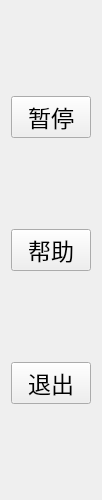
   <widget class="QWidget" name="widget_2" native="true">
    <property name="geometry">
     <rect>
      <x>890</x>
      <y>110</y>
      <width>90</width>
      <height>500</height>
     </rect>
    </property>
    <layout class="QVBoxLayout" name="verticalLayout_2">
     <item>
      <spacer name="verticalSpacer_4">
       <property name="orientation">
        <enum>Qt::Vertical</enum>
       </property>
       <property name="sizeHint" stdset="0">
        <size>
         <width>20</width>
         <height>40</height>
        </size>
       </property>
      </spacer>
     </item>
     <item>
      <widget class="QPushButton" name="pauseButton">
       <property name="minimumSize">
        <size>
         <width>80</width>
         <height>40</height>
        </size>
       </property>
       <property name="font">
        <font>
         <family>华文中宋</family>
         <pointsize>17</pointsize>
         <bold>false</bold>
        </font>
       </property>
       <property name="text">
        <string>暂停</string>
       </property>
      </widget>
     </item>
     <item>
      <spacer name="verticalSpacer_2">
       <property name="orientation">
        <enum>Qt::Vertical</enum>
       </property>
       <property name="sizeHint" stdset="0">
        <size>
         <width>20</width>
         <height>40</height>
        </size>
       </property>
      </spacer>
     </item>
     <item>
      <widget class="QPushButton" name="helpButton">
       <property name="minimumSize">
        <size>
         <width>80</width>
         <height>40</height>
        </size>
       </property>
       <property name="font">
        <font>
         <family>华文中宋</family>
         <pointsize>17</pointsize>
        </font>
       </property>
       <property name="text">
        <string>帮助</string>
       </property>
      </widget>
     </item>
     <item>
      <spacer name="verticalSpacer_3">
       <property name="orientation">
        <enum>Qt::Vertical</enum>
       </property>
       <property name="sizeHint" stdset="0">
        <size>
         <width>20</width>
         <height>40</height>
        </size>
       </property>
      </spacer>
     </item>
     <item>
      <widget class="QPushButton" name="quitButton">
       <property name="minimumSize">
        <size>
         <width>80</width>
         <height>40</height>
        </size>
       </property>
       <property name="font">
        <font>
         <family>华文中宋</family>
         <pointsize>17</pointsize>
        </font>
       </property>
       <property name="text">
        <string>退出</string>
       </property>
      </widget>
     </item>
     <item>
      <spacer name="verticalSpacer_5">
       <property name="orientation">
        <enum>Qt::Vertical</enum>
       </property>
       <property name="sizeHint" stdset="0">
        <size>
         <width>20</width>
         <height>40</height>
        </size>
       </property>
      </spacer>
     </item>
    </layout>
   </widget>
